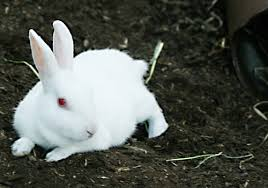
%> input picture tutiusa.jpg, 268 x 188 px
$ octave mode.m   (GNU Octave 9; MATLAB toolbox functions it lacks are replaced by stand-ins)
%> lines starting %> are read from the running program, lines starting %| are printed output that depends on the picture; in (x1, y1, x2, y2) boxes, pixels count from 0 and x2, y2 are one past the last pixel; in counts of white or black regions, pixels touching at a corner belong together; the program's own positions count from 1
%モード法
%ウサギと背景が

%-----初期化処理-----
clear;
%-----画像読み出し-----
img = imread('tutiusa.jpg');         %画像の読み込み
%> img is the input picture: size 188x268x3 uint8; mean R, G, B 84, 88.4, 81.7
[y,x,z] = size(img);                 %画像のサイズ(y=縦座標,x=横座標,z=RGB)
%> y = 188; x = 268; z = 3
%-----RGB値の取り出し-----
r = double(img(:,:,1));              %R値取得
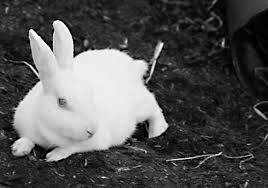
%> r: size 188x268 double; min 0, max 255, mean 84
g = double(img(:,:,2));              %G値取得
b = double(img(:,:,3));              %B値取得
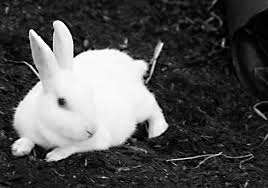
%> b: size 188x268 double; min 0, max 255, mean 81.7
%-----グレースケール化-----
gray = 0.3*r+0.59*g+0.11*b;          %グレイスケール化
%-----閾値設定-----
t = 140;
%-----2値化処理-----
two_color = zeros(y,x);                %ゼロ配列を作成
two_color(gray>=t) = 255;          %閾値以下の画素値に255(白)を格納
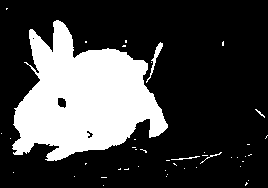
%> two_color: size 188x268 double; 26.1% white; 44 white regions (39 under 20 px), largest, box (x1, y1, x2, y2) and area: (12, 20, 168, 161) 12817, (146, 42, 163, 83) 131, (171, 156, 200, 160) 38, (200, 152, 222, 164) 31, (255, 109, 265, 118) 21
%-----画像表示-----
figure(4);
imshow(two_color);

$ run again, with hausa.jpg copied over tutiusa.jpg
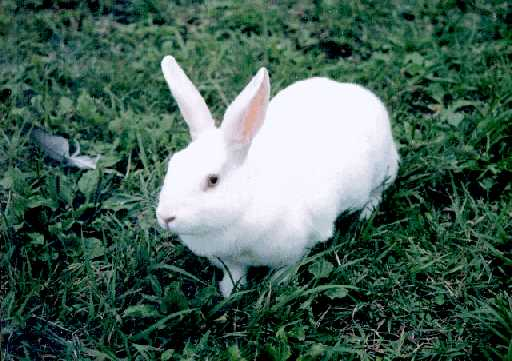
%> input picture hausa.jpg, 512 x 361 px
%> img is the input picture: size 361x512x3 uint8; mean R, G, B 72.4, 99.4, 88.1
%> `b = double(img(:,:,3));`:
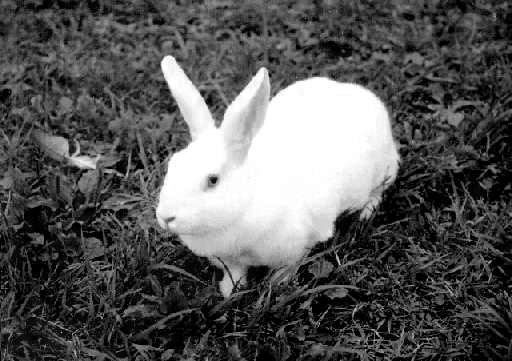
%> b: size 361x512 double; min 0, max 255, mean 88.1
%> `two_color(gray>=t) = 255;`:
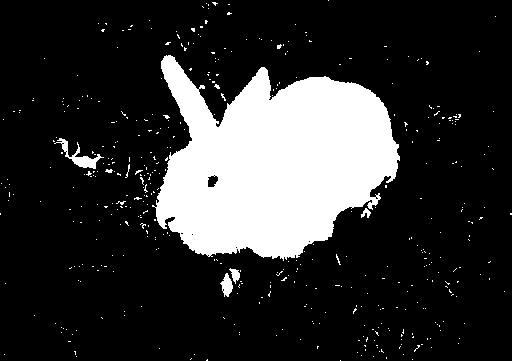
%> two_color: size 361x512 double; 19% white; 440 white regions (433 under 20 px), largest, box (x1, y1, x2, y2) and area: (152, 55, 400, 261) 33319, (54, 138, 104, 169) 397, (220, 273, 233, 297) 180
